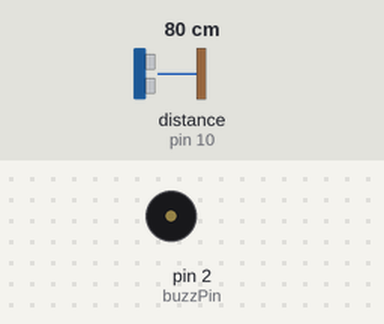
This sketch was run on a simulated Arduino Uno, built with avr-gcc and run on an emulated ATmega328P. Parts: buzzer (waves = sounding, pin HIGH). Wiring (inferred from the names in the program): ultrasonic range finder: trigger pin 9; echo pin 10. The test bench sets the inputs (shaded band); at power-on: distance to the obstacle (sensor on pin 10) 80 cm. The echo pulse lasts 58.3 µs per cm; pins used as bus, display or sensor lines are not drawn.

Above: at 1.2 s.
1.3 s: distance to the obstacle (sensor on pin 10) set to 55 cm
2.8 s: distance to the obstacle (sensor on pin 10) set to 49 cm
At 4.0 s:
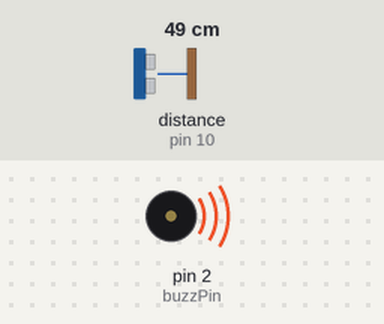
4.3 s: distance to the obstacle (sensor on pin 10) set to 60 cm
At 5.5 s:
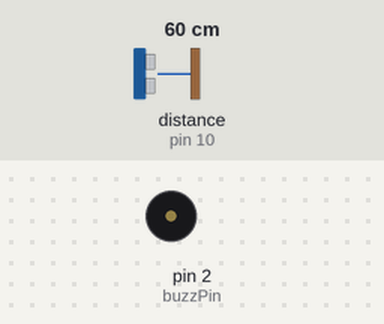
5.8 s: distance to the obstacle (sensor on pin 10) set to 2 cm
At 6.6 s:
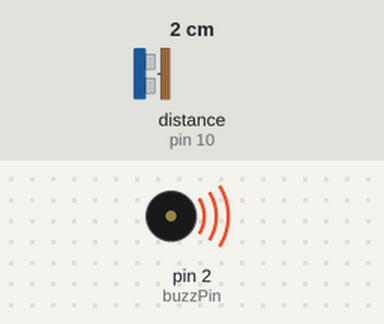
Timing chart, 0 to 8.3 s (numbered marks = the images above; inputs shaded):
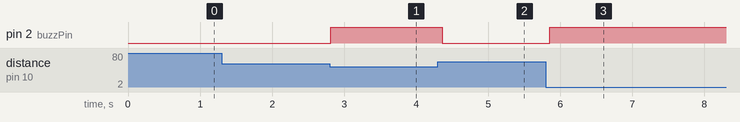

The sketch:

sketch_oct10a.ino
```cpp
// Define pins for ultrasonic and buzzer
int const trigPin = 9;
int const echoPin = 10;
int const trigPin2 = 9;
int const echoPin2 = 10;
int const buzzPin = 2;

void setup()
{
  Serial.begin(9600);
  pinMode(trigPin, OUTPUT); // trig pin will have pulses output
  pinMode(echoPin, INPUT);
  pinMode(trigPin2, OUTPUT); // trig pin will have pulses output
  pinMode(echoPin2, INPUT); // echo pin should be input to get pulse width
  pinMode(buzzPin, OUTPUT); // buzz pin is output to control buzzering
}

void loop()
{
  // Duration will be the input pulse width and distance will be the distance to the obstacle in centimeters
  int duration, distance;
  // Output pulse with 1ms width on trigPin
  digitalWrite(trigPin, HIGH);
  delay(1);
  digitalWrite(trigPin, LOW);
  // Measure the pulse input in echo pin
  duration = pulseIn(echoPin, HIGH);
  // Distance is half the duration devided by 29.1 (from datasheet)
  distance = (duration/2) / 29.1;
  // if distance less than 0.5 meter and more than 0 (0 or less means over range)
    if (distance <= 50 && distance >= 0) {
      // Buzz
      digitalWrite(buzzPin, HIGH);
    } else {
      // Don't buzz
      digitalWrite(buzzPin, LOW);
    }
    // Waiting 60 ms won't hurt any one
    delay(60);
}
```

Measured:
- the behaviour switches between 52 and 51 cm on distance to the obstacle (sensor on pin 10) (found by bisection; images 0 and 1)
- after the input at 1.3 s, every drawn part: stays the same
- after the input at 2.8 s, pin 2 (buzzPin): LOW → HIGH at once
- after the input at 4.3 s, pin 2 (buzzPin): HIGH → LOW after 0.06 s
- after the input at 5.8 s, pin 2 (buzzPin): LOW → HIGH after 0.05 s
